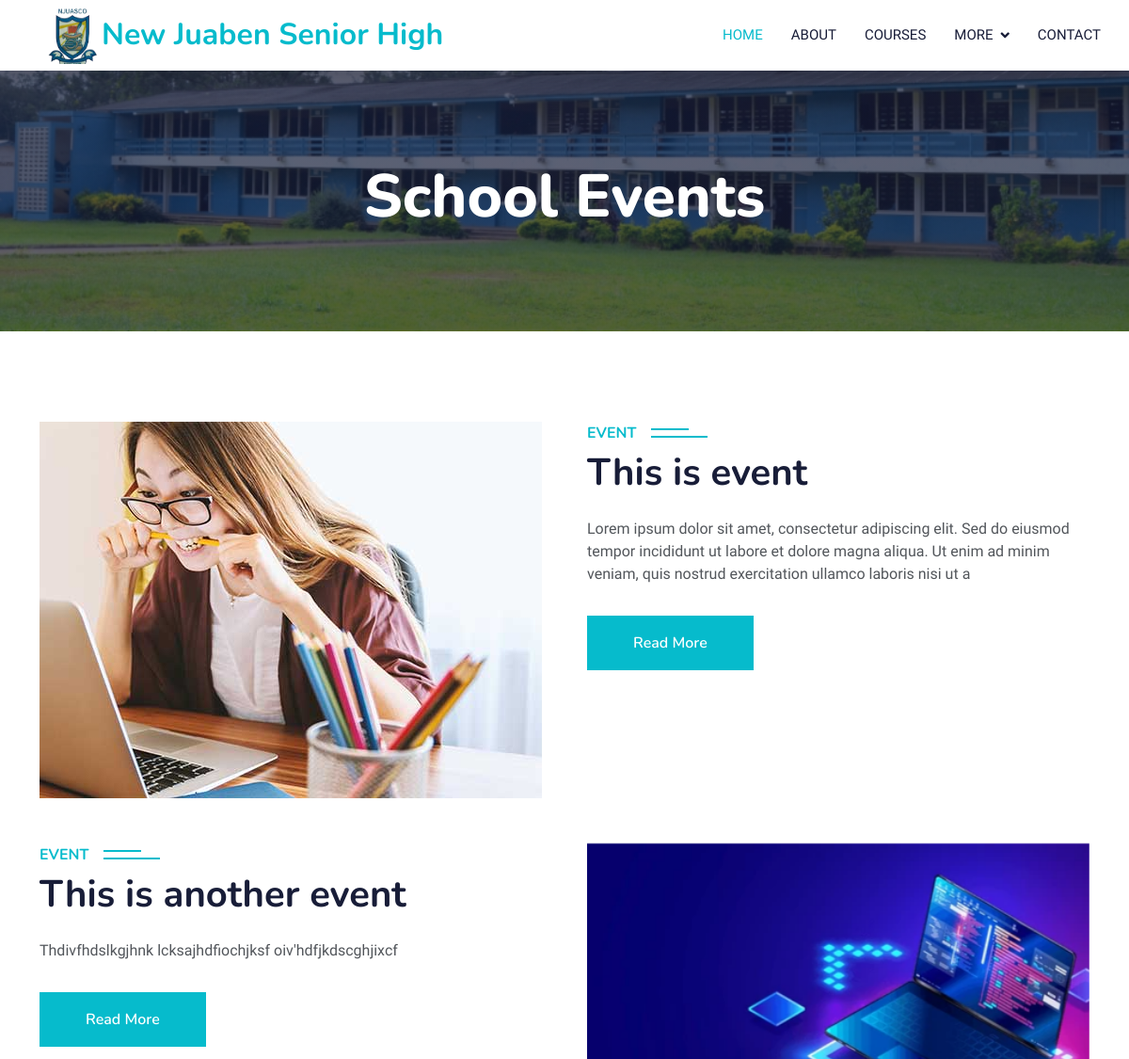
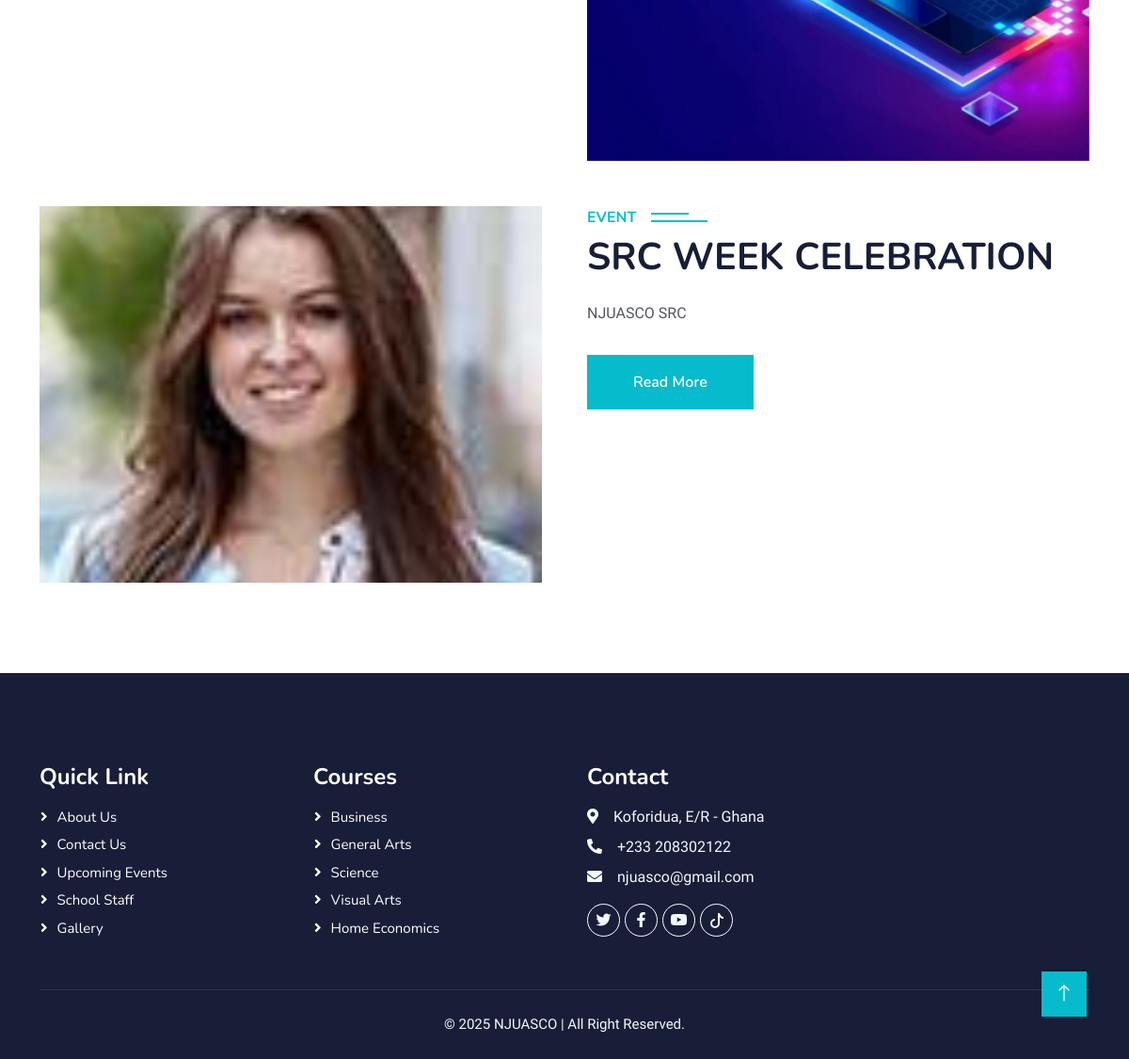
/event, run on the app's committed database (2 pictures, top to bottom).
### main/models.py (models this page shows, shortened)
class Event(models.Model):
    author = models.ForeignKey(User, on_delete=models.CASCADE)
    title = models.CharField(max_length=100)
    subtitle = models.CharField(max_length=200)
    description = models.TextField()
    image = models.ImageField(upload_to='events/')
    date_time = models.DateTimeField()
    created_at = models.DateTimeField(auto_now_add=True)
    updated_at = models.DateTimeField(auto_now=True)

### main/views.py (the view)
# urls.py: path("event", views.event, name="event"),
def event(request):
    events = Event.objects.all()
    context = {
        "events": events
    }
    return render(request, 'event.html', context)

### main/templates/event.html
{% extends 'base.html' %}
{% load static %}
{% block content %}
    <div class="container-fluid bg-primary py-5 mb-5 page-header">
        <div class="container py-5">
            <div class="row justify-content-center">
                <div class="col-lg-10 text-center">
                    <h1 class="display-3 text-white animated slideInDown">School Events</h1>
                </div>
            </div>
        </div>
    </div>
    <div class="container-xxl py-5">
        <div class="container">
            <div class="row g-5">
                {% for event in events %}
                {% if forloop.counter|divisibleby:2 %}
                <div class="col-lg-6 wow fadeInUp" data-wow-delay="0.3s">
                    <h6 class="section-title bg-white text-start text-primary pe-3">Event</h6>
                    <h1 class="mb-4">{{ event.title }}</h1>
                    <p class="mb-4">{{ event.subtitle }}</p>
                    <a class="btn btn-primary py-3 px-5 mt-2" href="{% url 'event_details' event.pk %}">Read More</a>
                </div>
                <div class="col-lg-6 wow fadeInUp" data-wow-delay="0.1s" style="min-height: 400px;">
                    <div class="position-relative h-100">
                        <img class="img-fluid position-absolute w-100 h-100" src="{{ event.image.url }}" alt="" style="object-fit: cover;">
                    </div>
                </div>
                {% else %}
                <div class="col-lg-6 wow fadeInUp" data-wow-delay="0.1s" style="min-height: 400px;">
                    <div class="position-relative h-100">
                        <img class="img-fluid position-absolute w-100 h-100" src="{{ event.image.url }}" alt="" style="object-fit: cover;">
                    </div>
                </div>
                <div class="col-lg-6 wow fadeInUp" data-wow-delay="0.3s">
                     <h6 class="section-title bg-white text-start text-primary pe-3">Event</h6>
                    <h1 class="mb-4">{{ event.title }}</h1>
                    <p class="mb-4">{{ event.subtitle }}</p>
                    <a class="btn btn-primary py-3 px-5 mt-2" href="{% url 'event_details' event.pk %}">Read More</a>
                </div>
                {% endif %}
                {% endfor %}
            </div>
        </div>
    </div>
{% endblock content %}

### main/static/css/style.css (style rules this page uses)
:root { --primary: #06BBCC; --light: #F0FBFC; --dark: #181d38; }
.btn { font-family: 'Nunito', sans-serif; font-weight: 600; transition: .5s; }
.btn.btn-primary, .btn.btn-secondary { color: #FFFFFF; }
.page-header { background: linear-gradient(rgba(24, 29, 56, .7), rgba(24, 29, 56, .7)), url(../img/carousel1.JPG); background-position: center center; background-repeat: no-repeat; background-size: cover; }
.section-title { position: relative; display: inline-block; text-transform: uppercase; }
.section-title::before { position: absolute; content: ""; width: calc(100% + 80px); height: 2px; top: 4px; left: -40px; background: var(--primary); z-index: -1; }
.section-title::after { position: absolute; content: ""; width: calc(100% + 120px); height: 2px; bottom: 5px; left: -60px; background: var(--primary); z-index: -1; }
.section-title.text-start::before { width: calc(100% + 40px); left: 0; }
.section-title.text-start::after { width: calc(100% + 60px); left: 0; }

### data on the page
Event: image (picture), title "This is event", subtitle "Lorem ipsum dolor sit amet, consectetur adipiscing elit. Sed do eiusmod tempor incididunt ut labore et dolore magna aliqua. Ut enim ad minim veniam, quis nostrud exercitation ullamco laboris nisi ut a"
Event: title "This is another event", subtitle "Thdivfhdslkgjhnk lcksajhdfiochjksf oiv'hdfjkdscghjixcf", image (picture)
Event: image (picture), title "SRC WEEK CELEBRATION", subtitle "NJUASCO SRC"
